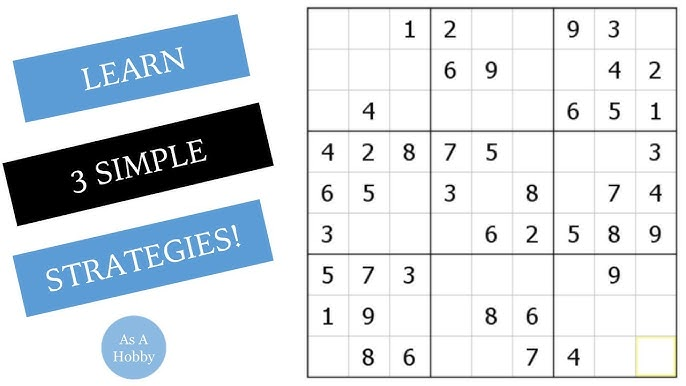
#> input picture images/hh.jpg, 686 x 386 px
$ python -i sudoku_utils.py   (imports and definitions only)
#> lines starting #> are read from the running program, lines starting #| are printed output that depends on the picture; after the words box and inside, x2 and y2 are one past the last pixel; in counts of white or black regions, pixels touching at a corner belong together
#> further down, picture is the input picture: shape (386, 686, 3); mean B, G, R 226.4, 220.2, 212.8
# sudoku_utils.py

import numpy as np
import cv2
import imutils
from imutils.perspective import four_point_transform
from skimage.segmentation import clear_border

def find_puzzle(image, debug=False):
    # Convert the image to grayscale
#> called with debug = False
    gray = cv2.cvtColor(image, cv2.COLOR_BGR2GRAY)
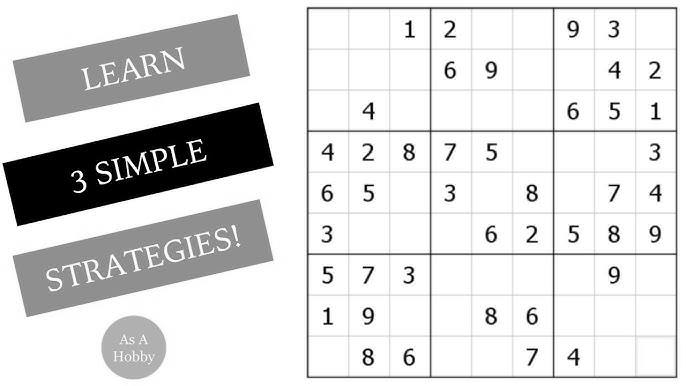
#> gray: shape (386, 686); min 0, max 255, mean 218.7

    # Normalize lighting using CLAHE
    clahe = cv2.createCLAHE(clipLimit=2.0, tileGridSize=(8, 8))
    gray = clahe.apply(gray)

    # Apply Gaussian blur to smooth the image
    blurred = cv2.GaussianBlur(gray, (7, 7), 3)
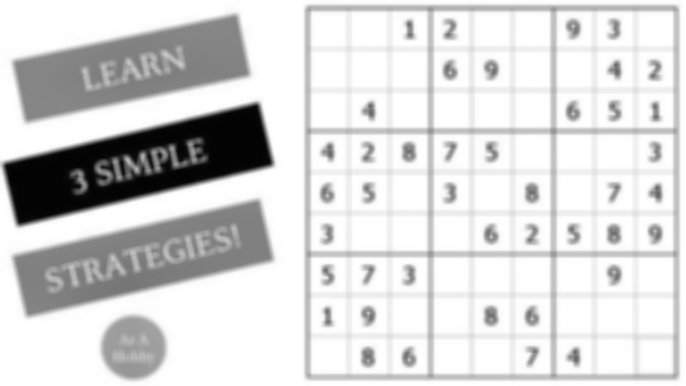
#> blurred: shape (386, 686); min 2, max 255, mean 214.7

    # Use adaptive thresholding
    thresh = cv2.adaptiveThreshold(blurred, 255,
        cv2.ADAPTIVE_THRESH_GAUSSIAN_C, cv2.THRESH_BINARY, 11, 2)
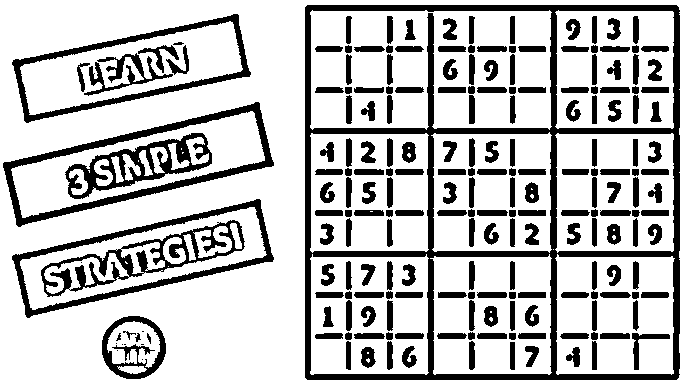
#> thresh: shape (386, 686); 75.6% white; 208 black regions (8 under 20 px), largest, box (x1, y1, x2, y2) and area: (305, 5, 680, 380) 17528, (3, 102, 274, 227) 4220, (12, 199, 274, 318) 3526
    thresh = cv2.bitwise_not(thresh)

    # Edge detection with morphological processing
    edges = cv2.Canny(thresh, 50, 150)
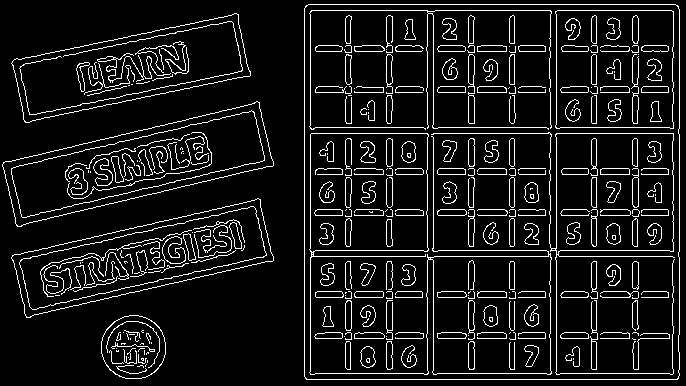
#> edges: shape (386, 686); 9.2% white in thin lines or dots
    kernel = cv2.getStructuringElement(cv2.MORPH_RECT, (3, 3))
    edges = cv2.morphologyEx(edges, cv2.MORPH_CLOSE, kernel)
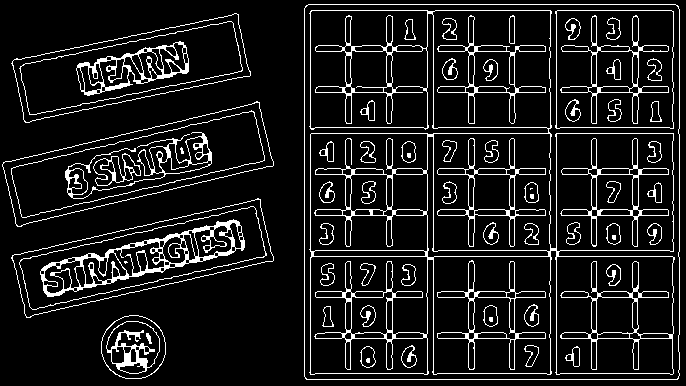
#> edges: shape (386, 686); 10.6% white in thin lines or dots

    # Find contours in the edge-detected image
    cnts = cv2.findContours(edges.copy(), cv2.RETR_EXTERNAL, cv2.CHAIN_APPROX_SIMPLE)
#> cnts = 5 contours; box (x1, y1, x2, y2) and area: (304, 4, 680, 380) 140574, (2, 101, 274, 227) 16956, (11, 198, 274, 318) 15863, (11, 13, 251, 123) 14374, (101, 315, 166, 379) 3226
    cnts = imutils.grab_contours(cnts)
    cnts = sorted(cnts, key=cv2.contourArea, reverse=True)

    puzzleCnt = None
    for c in cnts:
        peri = cv2.arcLength(c, True)
        approx = cv2.approxPolyDP(c, 0.02 * peri, True)
        if len(approx) == 4:
            puzzleCnt = approx
            break
#> this loop made 1 pass
#> (peri, puzzleCnt) on pass 1: (1497.5, [[306, 5], [305, 378], [677, 379], [678, 6]])

    if puzzleCnt is None:
        raise Exception("Could not find Sudoku puzzle outline.")

    # Apply a four-point perspective transform
    puzzle = four_point_transform(image, puzzleCnt.reshape(4, 2))
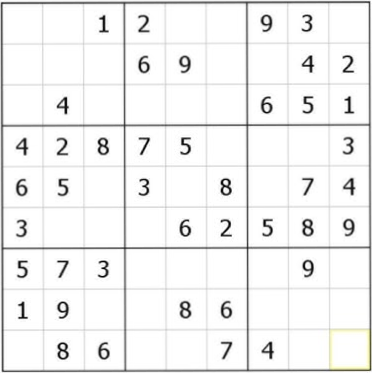
#> puzzle: shape (373, 372, 3); mean B, G, R 240.4, 240.6, 240.6
    warped = four_point_transform(gray, puzzleCnt.reshape(4, 2))

    return (puzzle, warped)


def extract_digit(cell, debug=False):
    # Convert cell to grayscale (handles colored digits)
    if len(cell.shape) == 3:
        cell = cv2.cvtColor(cell, cv2.COLOR_BGR2GRAY)

    # Normalize lighting with CLAHE
    clahe = cv2.createCLAHE(clipLimit=2.0, tileGridSize=(8, 8))
    cell = clahe.apply(cell)

    # Apply thresholding
    thresh = cv2.threshold(cell, 0, 255, cv2.THRESH_BINARY_INV | cv2.THRESH_OTSU)[1]
    thresh = clear_border(thresh)

    # Find contours
    cnts = cv2.findContours(thresh.copy(), cv2.RETR_EXTERNAL, cv2.CHAIN_APPROX_SIMPLE)
    cnts = imutils.grab_contours(cnts)

    if len(cnts) == 0:
        return None

    # Extract the largest contour (assumed to be the digit)
    c = max(cnts, key=cv2.contourArea)
    mask = np.zeros(thresh.shape, dtype="uint8")
    cv2.drawContours(mask, [c], -1, 255, -1)

    # Calculate percentage of filled pixels
    (h, w) = thresh.shape
    percentFilled = cv2.countNonZero(mask) / float(w * h)

    if percentFilled < 0.03 or percentFilled > 0.8:
        return None

    # Apply mask to the thresholded cell
    digit = cv2.bitwise_and(thresh, thresh, mask=mask)

    # Add padding to the digit
    digit = np.pad(digit, ((4, 4), (4, 4)), 'constant', constant_values=0)
    digit = cv2.resize(digit, (28, 28), interpolation=cv2.INTER_AREA)

    return digit

>>> import cv2
>>> picture = cv2.imread('images/hh.jpg')
>>> result = find_puzzle(picture)

$ run again, on images/ss.jpg
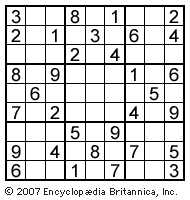
#> input picture images/ss.jpg, 190 x 200 px
#> picture is the input picture: shape (200, 190, 3); mean B, G, R 211, 211, 211
#> in find_puzzle, `edges = cv2.morphologyEx(edges, cv2.MORPH_CLOSE, kernel)`:
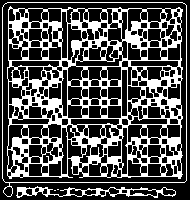
#> edges: shape (200, 190); 32.1% white; 5 white regions (2 under 20 px)
#> cnts = 4 contours, 2 with area under 20; largest, box (x1, y1, x2, y2) and area: (2, 2, 187, 197) 33170, (16, 186, 176, 198) 852
#> the loop in find_puzzle, `for c in cnts:` made 1 pass
#> (peri, puzzleCnt) on pass 1: (758.8, [[3, 5], [7, 196], [186, 180], [184, 3]])
#> in find_puzzle, `puzzle = four_point_transform(image, puzzleCnt.reshape(4, 2))`:
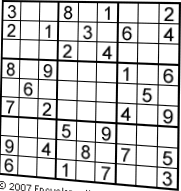
#> puzzle: shape (191, 181, 3); mean B, G, R 207.1, 207.1, 207.1

$ run again, on images/sudoku.jpg
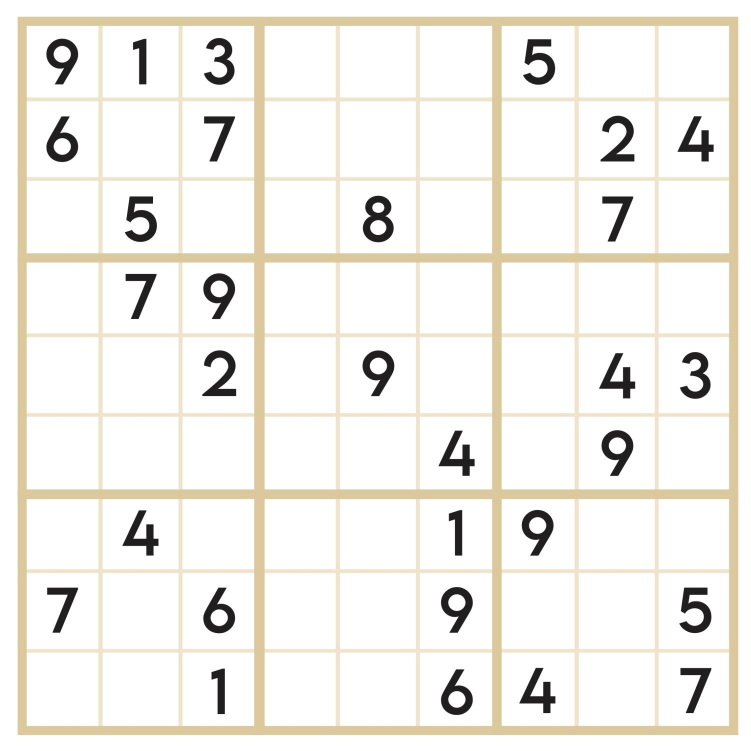
#> input picture images/sudoku.jpg, 1501 x 1501 px (shown at 1/2 size)
#> picture is the input picture: shape (1501, 1501, 3); mean B, G, R 235.2, 240.8, 243.1
#> in find_puzzle, `edges = cv2.morphologyEx(edges, cv2.MORPH_CLOSE, kernel)`:
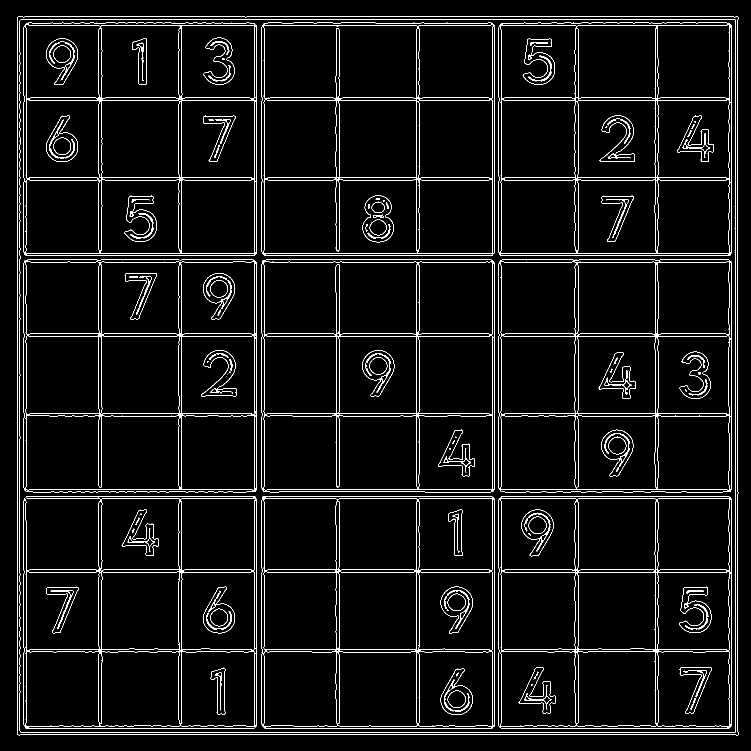
#> edges: shape (1501, 1501) (shown at 1/2 size); 4.5% white in thin lines or dots
#> cnts = 1 contour; box (x1, y1, x2, y2) and area: (34, 32, 1478, 1471) 2068001
#> the loop in find_puzzle, `for c in cnts:` made 1 pass
#> (peri, puzzleCnt) on pass 1: (5805, [[34, 35], [35, 1469], [1477, 1468], [1475, 33]])
#> in find_puzzle, `warped = four_point_transform(gray, puzzleCnt.reshape(4, 2))`:
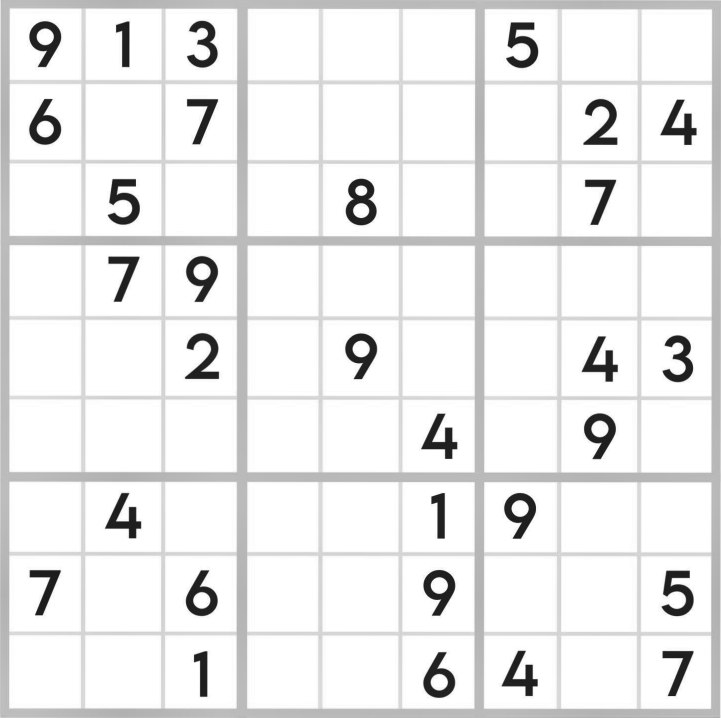
#> warped: shape (1435, 1442) (shown at 1/2 size); min 11, max 255, mean 236.6
